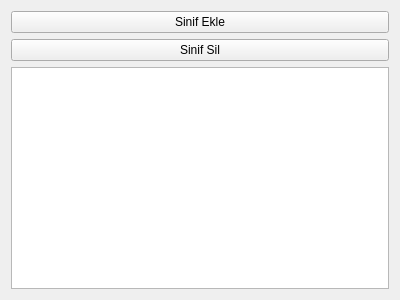
<?xml version="1.0" encoding="UTF-8"?>
<ui version="4.0">
 <class>SinifWidget</class>
 <widget class="QWidget" name="SinifWidget">
  <property name="geometry">
   <rect>
    <x>0</x>
    <y>0</y>
    <width>400</width>
    <height>300</height>
   </rect>
  </property>
  <property name="windowTitle">
   <string>Form</string>
  </property>
  <layout class="QGridLayout" name="gridLayout">
   <item row="0" column="0">
    <widget class="QPushButton" name="sinifEklemeButton">
     <property name="text">
      <string>Sinif Ekle</string>
     </property>
    </widget>
   </item>
   <item row="1" column="0">
    <widget class="QPushButton" name="sinifSilmeButton">
     <property name="text">
      <string>Sinif Sil</string>
     </property>
    </widget>
   </item>
   <item row="2" column="0">
    <widget class="QListView" name="sinifList"/>
   </item>
  </layout>
 </widget>
 <resources/>
 <connections/>
</ui>
